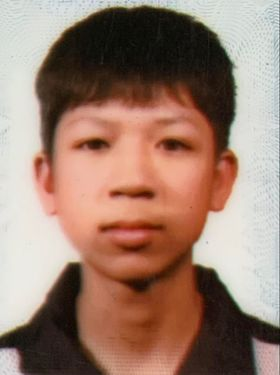
#> input picture Demo/DetectObject/input1.jpg, 280 x 375 px
$ python measure_img_similarity.py   (older library calls are emulated)
#> lines starting #> are read from the running program, lines starting #| are printed output that depends on the picture
import warnings
from skimage import measure
from skimage.transform import resize
from scipy.stats import wasserstein_distance
import numpy as np
import cv2
import imageio

# specify resized image sizes
height = 2**10
width = 2**10

def get_img(path, norm_size=True, norm_exposure=False):
#> called with path = 'input1.jpg', norm_size = True, norm_exposure = False
  img = imageio.imread(path).astype(int)
  if norm_size:
    img = resize(img, (height, width), anti_aliasing=True, preserve_range=True)
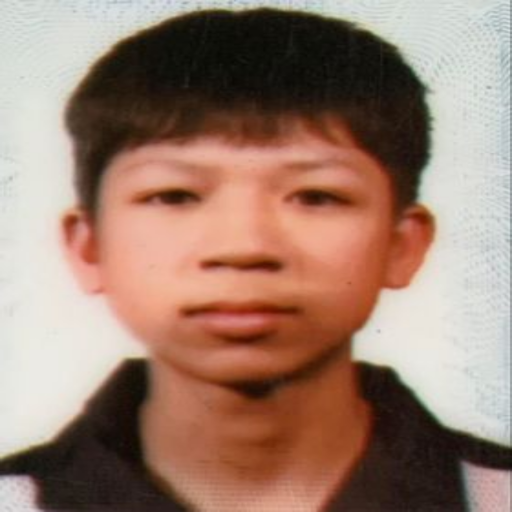
#> img: shape (1024, 1024, 3) float64 (shown at 1/2 size); mean R, G, B 156.3, 126.4, 111.5
  if norm_exposure:
    img = normalize_exposure(img)
  return img

# [27 lines of commented-out code are left out]


def structural_sim(path_a, path_b):
  img_a = get_img(path_a)
  img_b = get_img(path_b)
  sim, diff = measure.compare_ssim(img_a, img_b, full=True, multichannel=True)
  return diff

# [23 lines of commented-out code are left out]


if __name__ == '__main__':
  img_a = 'input1.jpg'
  img_b = 'test3.jpg'


#> (the run stopped early here; a loop or call above may not have finished)

$ run again, with Demo/DetectObject/input2.jpg copied over Demo/DetectObject/input1.jpg
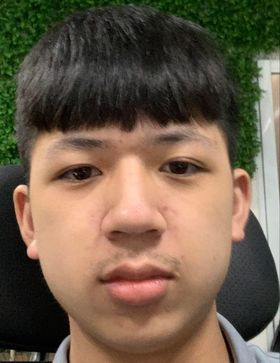
#> input picture Demo/DetectObject/input2.jpg, 280 x 363 px
#> in get_img, `img = resize(img, (height, width), anti_aliasing=True, preserve_range=..`:
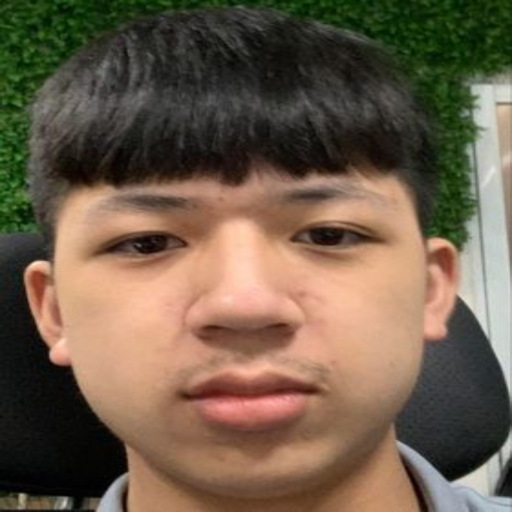
#> img: shape (1024, 1024, 3) float64 (shown at 1/2 size); mean R, G, B 111, 93.5, 74.8
